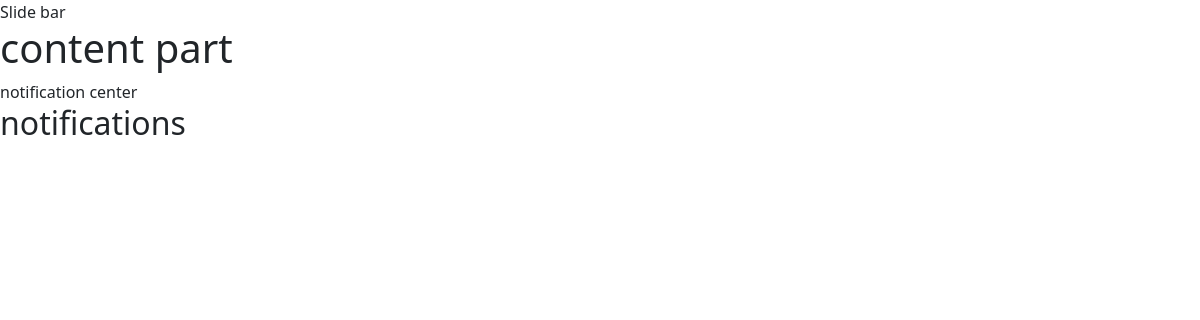
/user/send-notification/, run on an earlier commit of the app's database.
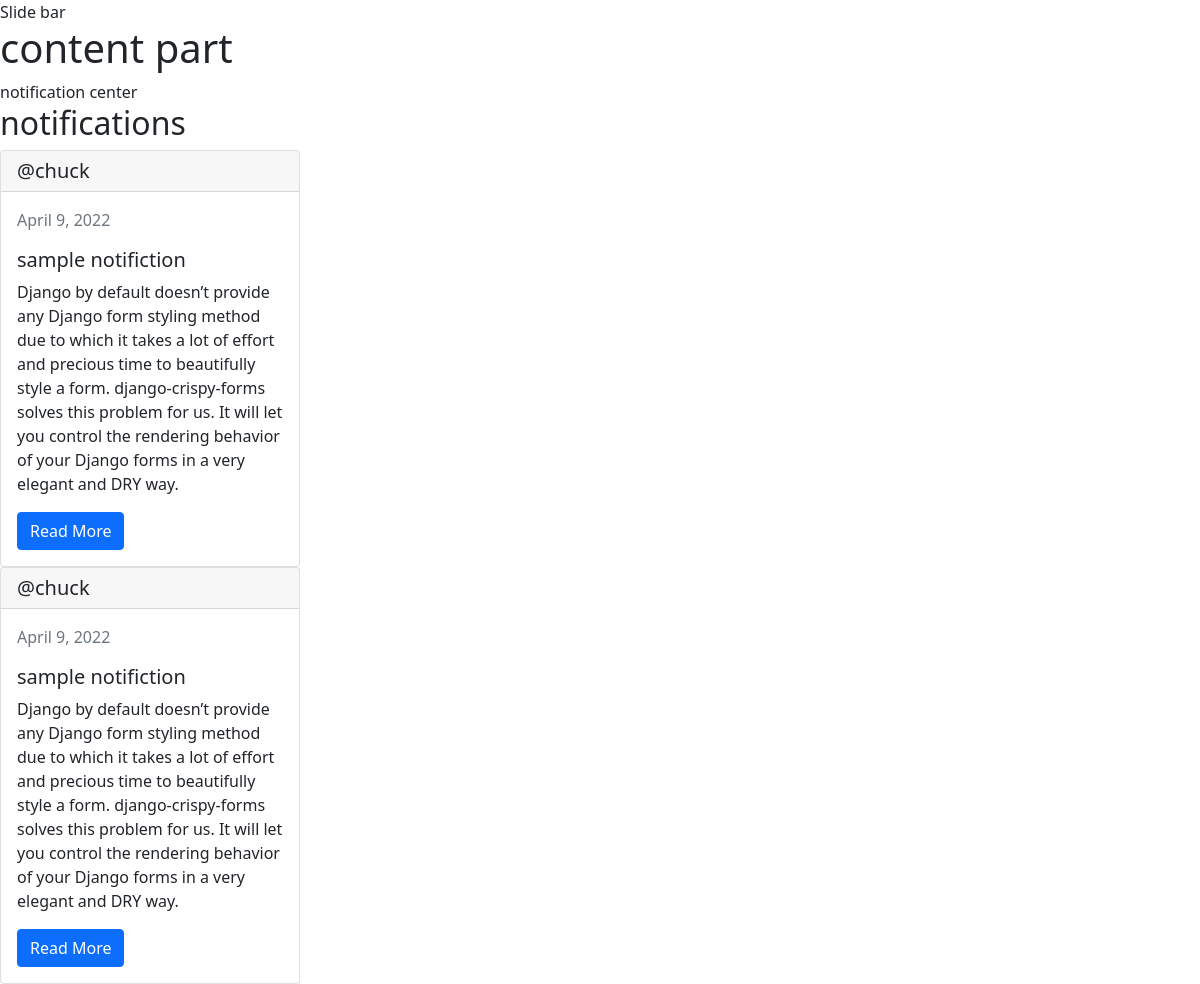
And on a later commit of the database.
### users/models.py (models this page shows)
class notifications(models.Model):
    user = models.ForeignKey(User,on_delete=models.CASCADE)
    header = models.CharField(max_length=255)
    content = models.TextField()
    created = models.DateField(auto_now_add=True)
    link = models.URLField()

### users/views.py (the view, shortened to what this page needs)
# urls.py: path('send-notification/',views.sendNotification)
def sendNotification(request):
    user = request.user
    data = notifications.objects.all().order_by('-created')
    return render(request,'create-notifications.html',{'data':data})

### users/templates/create-notifications.html (shortened to what this page needs)
{% extends 'index.html' %}
{% block views %}
notification center
<div><h2>notifications</h2>
    <div>
        {% for item in data %}
        <div class="card col-12 col-md-3">
            <h5 class="card-header">@{{item.user.first_name}}</h5>
            <div class="card-body">
                <p class="text-muted">{{item.created}}
              <h5 class="card-title">{{item.header}}</h5>
              <p class="card-text">{{item.content}}</p>
              <a href="{{item.link}}" class="btn btn-primary">Read More</a>
            </div>
          </div>
          {% endfor %}
    </div>
</div>
{% endblock views %}

### sitemanager/templates/index.html (shortened to what this page needs)
<!DOCTYPE html>
<html lang="en">
<head>
    <link href="https://cdn.jsdelivr.net/npm/bootstrap@5.1.3/dist/css/bootstrap.min.css" rel="stylesheet">
</head>
<body>
    <div>Slide bar</div>
    <div><h1>content part</h1>
        <div>
            {% block views %}
            {% endblock views %}
        </div>
    </div>
</body>
</html>

What changed in the data, as far as the page shows it:
added notifications: user.first_name "chuck", created "April 9, 2022", header "sample notifiction", content "Django by default doesn’t provide any Django form styling method due to which it takes a lot of effort and precious time to beautifully style a form. django-crispy-forms solves this problem for us. It will let you control the rendering behavior of your Django forms in a very elegant and DRY way."
added notifications: user.first_name "chuck", created "April 9, 2022", header "sample notifiction", content "Django by default doesn’t provide any Django form styling method due to which it takes a lot of effort and precious time to beautifully style a form. django-crispy-forms solves this problem for us. It will let you control the rendering behavior of your Django forms in a very elegant and DRY way."
